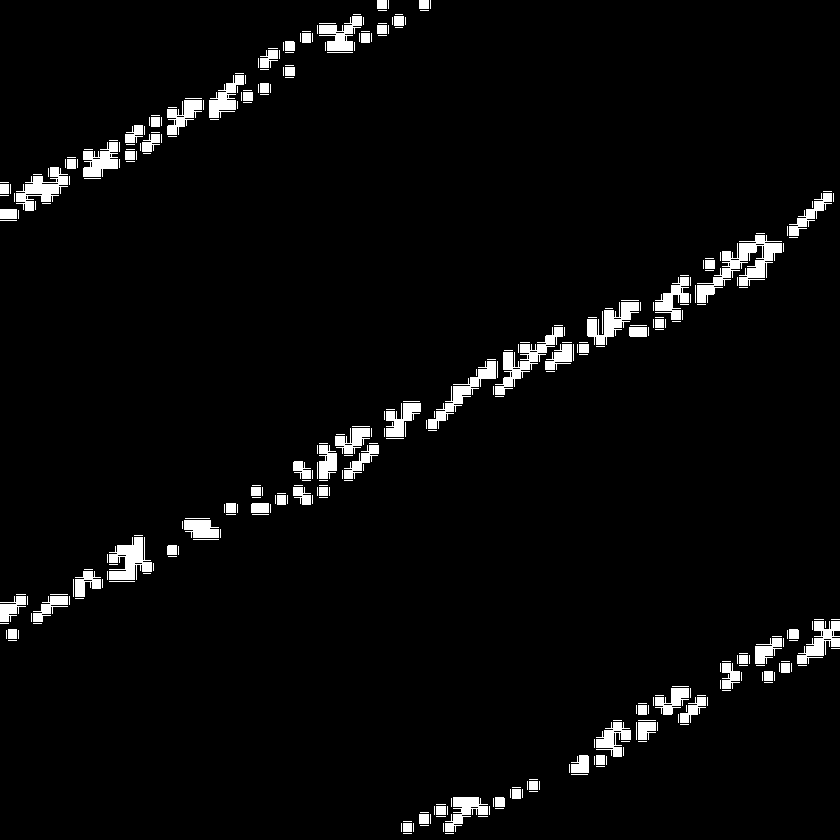
#> input picture PuzzleDocs/meow-p.png, 840 x 840 px, shrunk from 1000 x 1000 before the run; the run also reads 1 picture not shown here
$ jupyter execute --allow-errors Meow.ipynb
#> lines starting #> are read from the running program, lines starting #| are printed output that depends on the picture
[cell 1]
import numpy as np
import cv2 as cv
from matplotlib import pyplot as plt

[cell 2]
img = cv.imread('./meow_small.png', cv.IMREAD_UNCHANGED)
#> (the rest of this cell did not finish here and is left out)

[cell 3]
def arnold(img):
    r, c, _ = img.shape
    p = np.zeros(img.shape, np.uint8)
    a = -1
    b = -1
    for i in range(r):
        for j in range(c):
            x = (i + b * j) % r
            y = (a * i + (a * b + 1) * j) % c
            p[x, y, :] = img[i, j, :]
    return p


def dearnold(img):
    r, c, _ = img.shape
    p = np.zeros(img.shape, np.uint8)
    a = -1
    b = -1
    for i in range(r):
        for j in range(c):
            x = ((a * b + 1) * i - b * j) % r
            y = (-a * i + j) % c
            p[x, y, :] = img[i, j, :]
    return p

#> (a cell that did not finish here is left out)

#> (a cell that did not finish here is left out)

[cell 6]
img = cv.imread('./meow-p.png', cv.IMREAD_UNCHANGED)
#> img is the input picture: shape (840, 840, 4); mean B, G, R, A 9.6, 9.6, 9.6, 6.3
img = dearnold(img)
#> after the loop in dearnold, `for i in range(r):`:
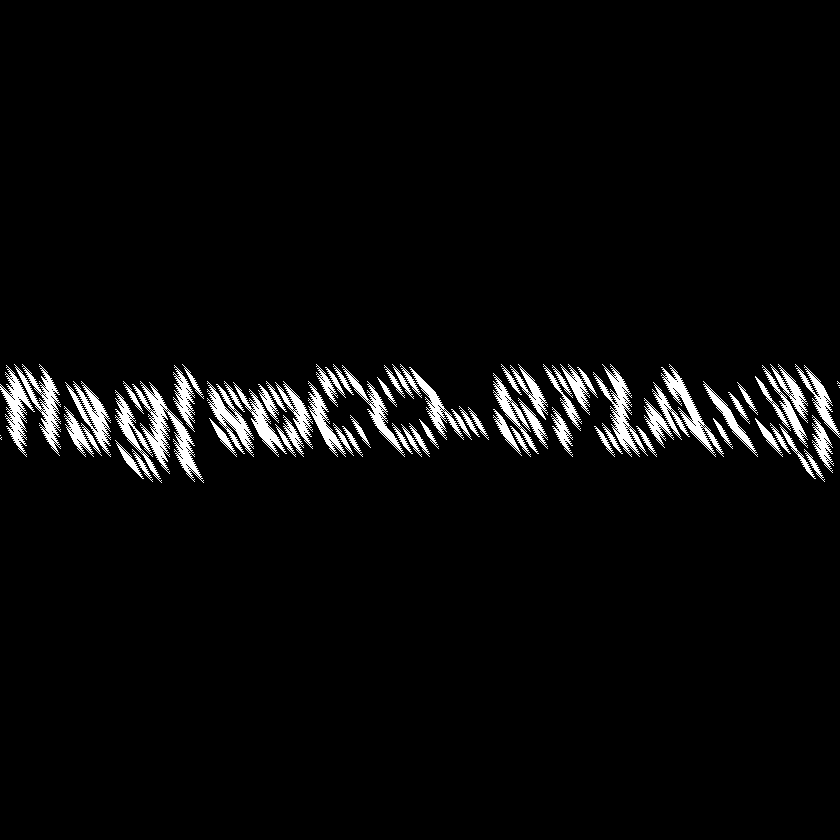
#> p: shape (840, 840, 4); mean B, G, R, A 9.6, 9.6, 9.6, 6.3
plt.imshow(img)

[cell 7]
img = cv.imread('./t-meow.png', cv.IMREAD_UNCHANGED)
img = dearnold(img)
plt.imshow(img)
